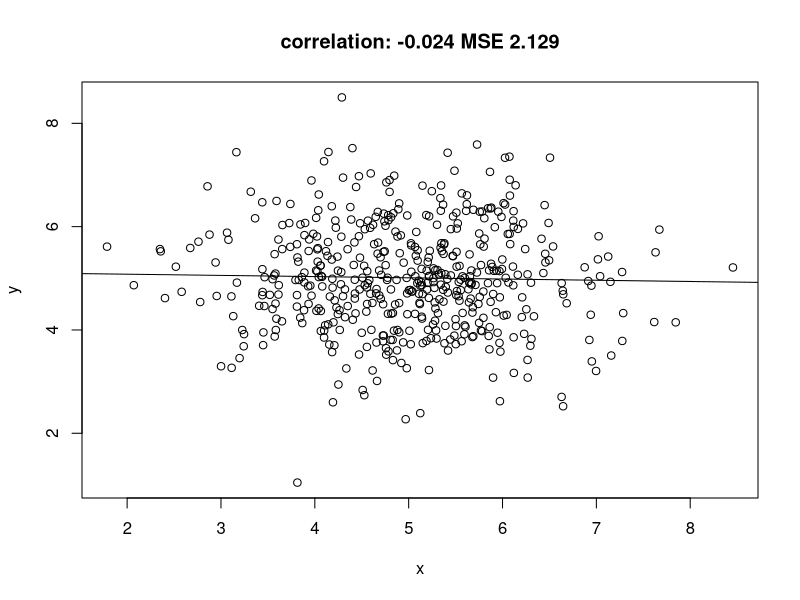
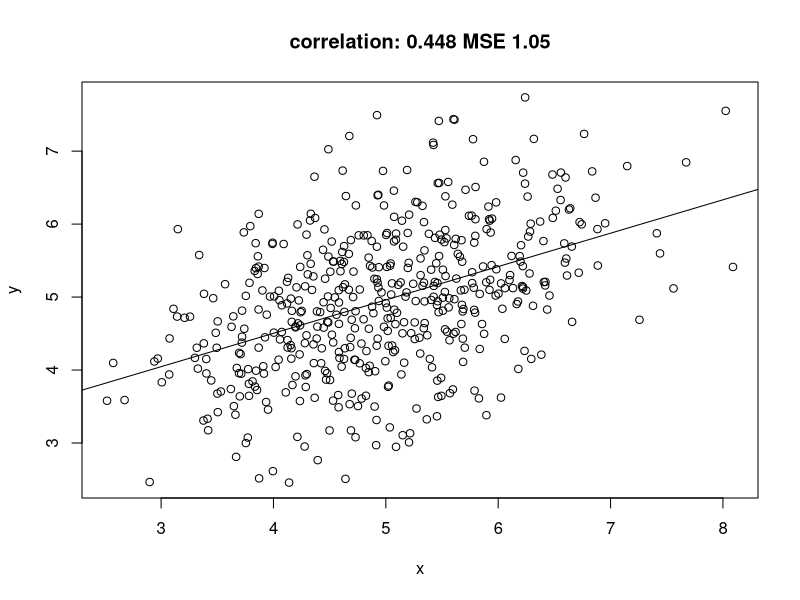
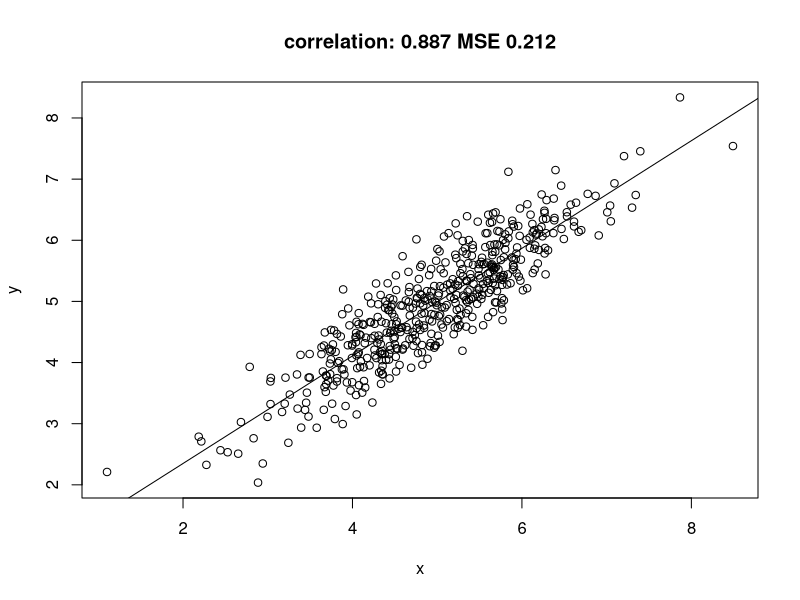
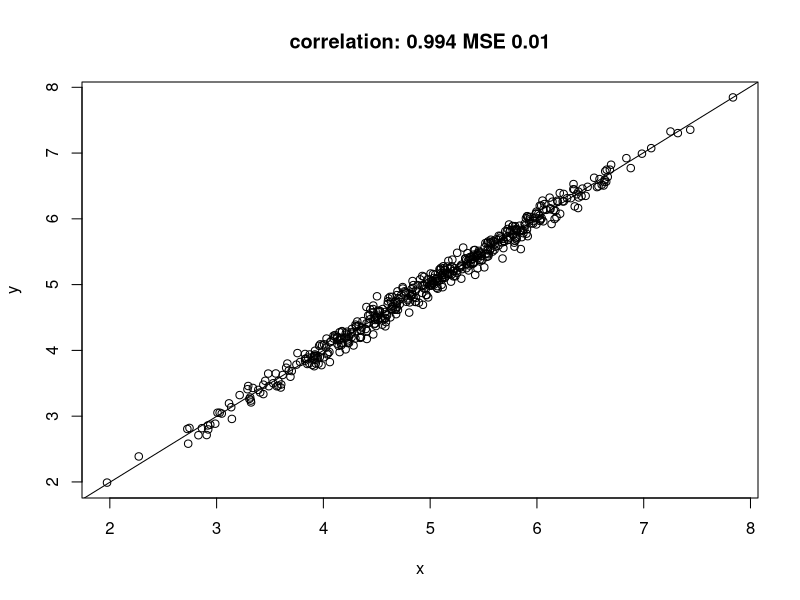

Here is the R script that generated these plots, in order:
## ---- chunk 1
library(mvtnorm)
r = 0.0
Sigma = cbind(c(1, r), c(r, 1))
out = rmvnorm(500, c(5,5), Sigma)
x = out[,1]
y = out[,2]
plot(x, y)
model = lm(y~x)
summary(model)
lines(abline(model))
mse = round(mean((x-y)^2), digits=3)
title(paste("correlation:", round(cor(x,y),digits=3), "MSE", mse))

r = .5
Sigma = cbind(c(1, r), c(r, 1))
out = rmvnorm(500, c(5,5), Sigma)
x = out[,1]
y = out[,2]
plot(x, y)
model = lm(y~x)
summary(model)
lines(abline(model))
mse = round(mean((x-y)^2), digits=3)
title(paste("correlation:", round(cor(x,y),digits=3), "MSE", mse))

r = .9
Sigma = cbind(c(1, r), c(r, 1))
out = rmvnorm(500, c(5,5), Sigma)
x = out[,1]
y = out[,2]
plot(x, y)
model = lm(y~x)
summary(model)
lines(abline(model))
mse = round(mean((x-y)^2), digits=3)
title(paste("correlation:", round(cor(x,y),digits=3), "MSE", mse))

r = .95
Sigma = cbind(c(1, r), c(r, 1))
out = rmvnorm(500, c(5,5), Sigma)
x = out[,1]
y = out[,2]
y = x + 0.1 * rnorm(500)
plot(x, y)
model = lm(y~x)
summary(model)
lines(abline(model))
mse = round(mean((x-y)^2), digits=3)
title(paste("correlation:", round(cor(x,y),digits=3), "MSE", mse))
